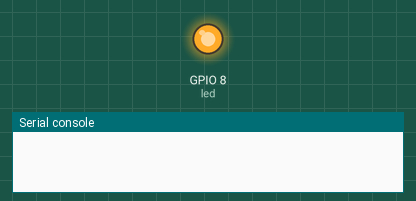
Recording of a program running on a simulated ESP32 board running MicroPython. Parts: output pins drawn as LEDs (lit = HIGH), the last lines printed to the serial console. WiFi joins after 1.5 s; nothing arrives over Bluetooth unless stated; values from a settings file that is not in the repository are placeholders; a WiFi scan finds one network, HomeNet; the clock reads 2024-03-15 10:24:30 at power-on unless the program sets it.

Above: at 0.1 s.
At 2.6 s:
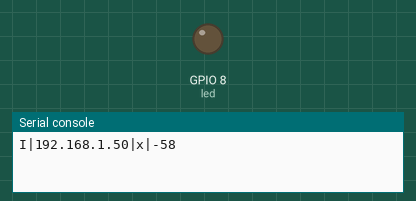
Timing chart, 0 to 4.1 s (numbered marks = the images above):
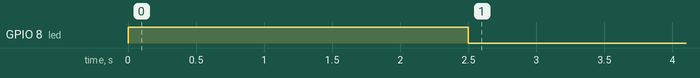

Measured:
- by itself, GPIO 8 (led): HIGH → LOW at 2.5 s

The program:

main.py
```python
# Scanner passif Wi-Fi + Bluetooth LE -> lignes texte sur le port USB
#   W|bssid|ssid|canal|rssi     B|adresse|nom|rssi     C (fin de cycle)
import network, bluetooth, time
import secrets
from machine import Pin

led = Pin(8, Pin.OUT); led.value(1)
wlan = network.WLAN(network.STA_IF)

def connecter(essais=3):
    for _ in range(essais):
        try:
            wlan.active(False); time.sleep(0.5); wlan.active(True); time.sleep(0.5)
            wlan.connect(secrets.SSID, secrets.PASSWORD)
            t = time.time()
            while not wlan.isconnected() and time.time() - t < 15: time.sleep(0.3)
            if wlan.isconnected(): return True
        except OSError as e:
            print('E|wifi|%s' % e)
    return False

connecter()
ble = bluetooth.BLE(); ble.active(True)
vus = {}

def nom_adv(d):
    i = 0
    while i + 1 < len(d):
        n = d[i]
        if n == 0: break
        if d[i + 1] in (8, 9):
            return bytes(d[i + 2:i + 1 + n]).decode('utf-8', 'ignore')
        i += n + 1
    return ''

def irq(ev, data):
    if ev == 5:  # résultat de scan
        t, addr, _, rssi, adv = data
        a = ':'.join('%02x' % b for b in bytes(addr))
        n = nom_adv(adv)
        if a not in vus or n: vus[a] = (n, rssi)

ble.irq(irq)
while True:
    led.value(0)
    if not wlan.isconnected(): connecter(1)
    if wlan.isconnected():
        print('I|%s|%s|%d' % (wlan.ifconfig()[0], wlan.config('ssid'), wlan.status('rssi')))
    try:
        for s in wlan.scan():
            print('W|%s|%s|%d|%d' % (':'.join('%02x' % b for b in s[1]),
                  s[0].decode('utf-8', 'ignore').replace('|', '/'), s[2], s[3]))
    except OSError as e:
        print('E|wifi|%s' % e)
    vus.clear()
    try:
        ble.gap_scan(4000, 30000, 30000, True)
        time.sleep_ms(4300)
    except OSError as e:
        print('E|ble|%s' % e)
    for a, (n, r) in vus.items():
        print('B|%s|%s|%d' % (a, n.replace('|', '/'), r))
    print('C')
    led.value(1)
```
